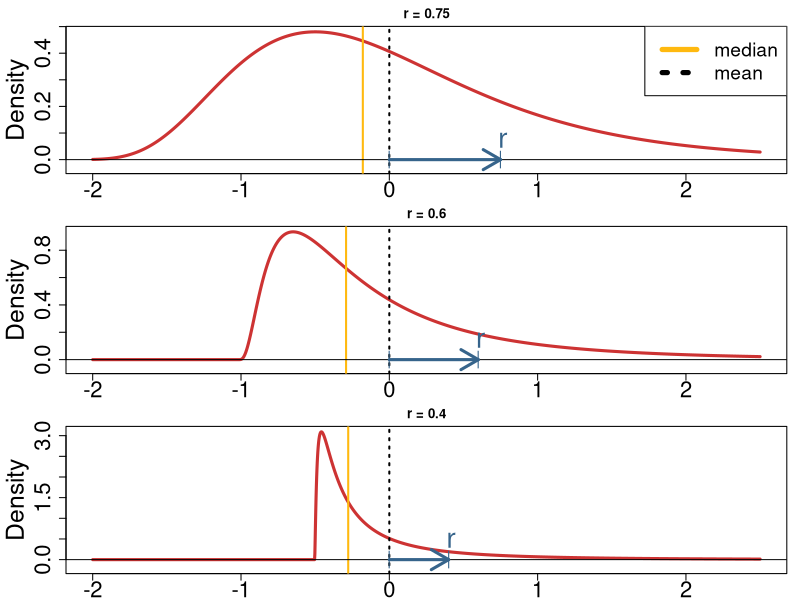

Write R code to recreate this figure.
# Plot a shifted Log-norm with different values of sigma 
# (standardised to have mean 0, sd 1)
# This highlights what it means for 'r' to be close to 0 or close to 1
Erf    <- function(x){2 * pnorm(x * sqrt(2)) - 1}
# Find r parameter (as function of sigma)
r.lnorm      <- function(sig){Erf(sig/sqrt(2))/sqrt(exp(sig^2)-1)}
med.lnorm    <- function(sig){(exp(sig^2)-1)^(-1/2) * (exp(-sig^2/2)-1)}

# Function to graph density, as function of 'sig'
graph.logN <- function(sig = sqrt(0.1480239), legend = T){

# 'mu' parameter of the Log-normal (as function of 'sig') (such that Var[X]=1)
mu     <- (- sig^2 -log(exp(sig^2)-1))/2
# EX (also function of 'sig'), such that (X - EX) has mean 0 and unit variance
EX      <- sqrt(1/(exp(sig^2)-1)) 
# median
med          <- exp(mu) - EX
r            <- r.lnorm(sig)
# because we deal with a standard distribution, mu_V = r
mu_V  <- r
x      <- seq(-2, 2.5, by = 0.002)
df     <- dlnorm(x+EX, meanlog = mu, sdlog = sig)
cdf    <- plnorm(x+EX, meanlog = mu, sdlog = sig)

par(mar = c(2, 5, 2, 1))
plot(x, df, type = "l", col="brown3", lwd=3, 
     main = paste("r =", round(r,3)), ylim = c(-max(df)/15, max(df)),
     xlab="", ylab="Density", cex.lab = 2.25, cex.axis = 2)
# lines at the median and mean
abline(v = med, lwd = 2, col = 'darkgoldenrod1')
abline(v = 0, lty = 3, lwd = 2)
abline(h=0)

ps <- matrix(c(0, 0, mu_V, 0), ncol = 2, byrow = T)
points(ps, col=c("steelblue4"), pch=c("|"), cex=1.7)
text(ps, col=c("steelblue4"), labels= c("", "r"), adj = c(.25,-.6), cex = 2.5)
arrows(x0 = 0, y0 = 0, x1 = mu_V, y1 = 0, length = 0.2, code = 2, lwd = 3, 
       col = 'steelblue4')
ifelse(legend, legend("topright", NULL, ncol = 1, 
               cex = 1.75, legend=c("median", "mean"), 
               col = c("darkgoldenrod1", "black"), lty = c(1,3), lwd = 5), "")
}

par(mfrow=c(3,1))

graph.logN(sig = sqrt(0.1480239))
graph.logN(sig = sqrt(0.6733226), legend = F)
graph.logN(sig = sqrt(1.596642),  legend = F)


